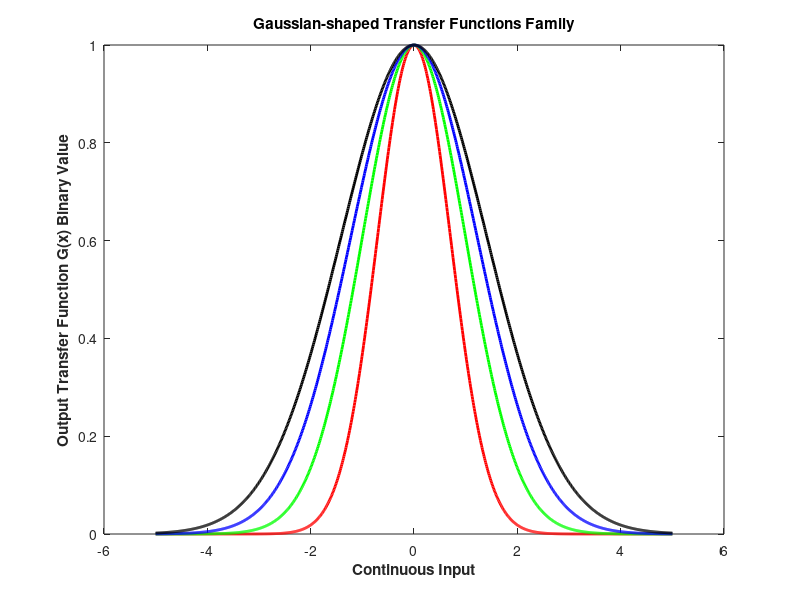

Reproduce this figure in MATLAB. (Note: this script raises an error after producing the figure.)
function plot_gaussian_transfer_functions()
    continuous_input = linspace(-5, 5, 1000);
    % Define Gaussian-shaped transfer functions
    G1 = exp(-continuous_input.^2);           % Gaussian 1
    G2 = exp(-continuous_input.^2 / 2);       % Gaussian 2
    G3 = exp(-continuous_input.^2 / 3);       % Gaussian 3
    G4 = exp(-continuous_input.^2 / 4);       % Gaussian 4
    figure;
    plot(continuous_input, G1, 'r', 'LineWidth', 2); hold on;
    plot(continuous_input, G2, 'g', 'LineWidth', 2); hold on;
    plot(continuous_input, G3, 'b', 'LineWidth', 2); hold on;
    plot(continuous_input, G4, 'k', 'LineWidth', 2); hold on;
    title('Gaussian-shaped Transfer Functions Family', 'FontWeight', 'bold');
    xlabel('Continuous Input', 'FontWeight', 'bold');
    ylabel('Output Transfer Function G(x) Binary Value', 'FontWeight', 'bold');
    ax = gca;
    ax.FontWeight = 'bold';
    legend('G1', 'G2', 'G3', 'G4', 'Location', 'best', 'FontWeight', 'bold');
    grid on;
    box on; 
end
